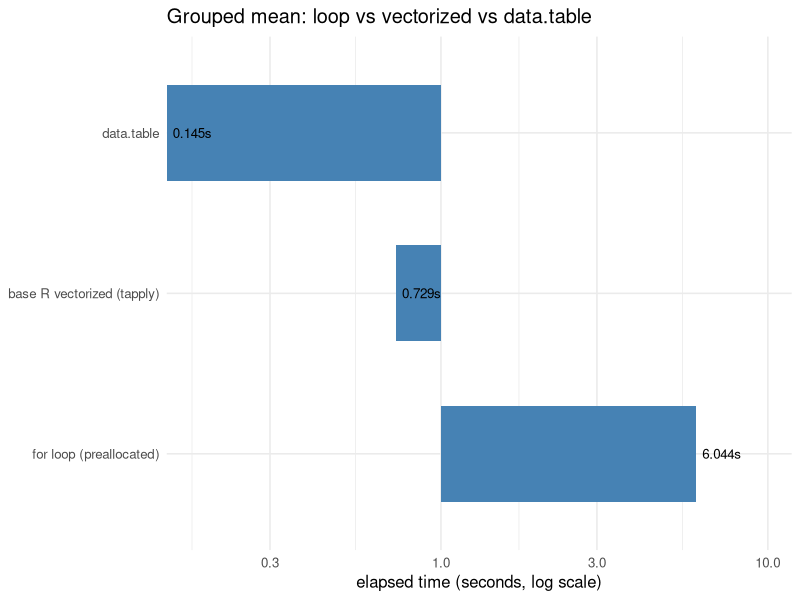

Write the R code that produced this figure.
## ---- chunk 1
.libPaths(c("C:/Users/miken/R/library-4.4", .libPaths()))
set.seed(1)

slow_sum_of_squares <- function(n) {
  s <- 0
  for (i in seq_len(n)) s <- s + i^2   # scalar work, one interpreter trip per i
  s
}

tmp <- tempfile(fileext = ".out")
Rprof(tmp, interval = 0.005)
invisible(slow_sum_of_squares(2e6))
Rprof(NULL)

prof <- summaryRprof(tmp)
head(prof$by.self, 4)
## ---- chunk 2
.libPaths(c("C:/Users/miken/R/library-4.4", .libPaths()))
suppressPackageStartupMessages(library(data.table))
set.seed(42)

n  <- 5e6                       # number of rows
ng <- 50000                     # number of groups
g  <- sample.int(ng, n, replace = TRUE)   # group id per row
x  <- rnorm(n)                  # value per row

# 1) Hand-written loop with PREALLOCATED accumulators (the right way to loop).
loop_group_means <- function(g, x, ng) {
  sums   <- numeric(ng)
  counts <- integer(ng)
  for (i in seq_along(x)) {
    gi <- g[i]
    sums[gi]   <- sums[gi] + x[i]
    counts[gi] <- counts[gi] + 1L
  }
  sums / counts
}

t_loop <- system.time(m_loop <- loop_group_means(g, x, ng))

# 2) Base R vectorized: tapply runs the grouping in compiled code.
t_vec <- system.time(m_vec <- tapply(x, g, mean))

# 3) data.table: grouped mean with the GForce fast path.
DT <- data.table(g = g, x = x)
t_dt <- system.time(m_dt <- DT[, .(m = mean(x)), by = g])

# Confirm all three agree (reorder data.table result by group id).
setorder(m_dt, g)
stopifnot(
  max(abs(m_loop - as.numeric(m_vec))) < 1e-8,
  max(abs(m_dt$m  - as.numeric(m_vec))) < 1e-8
)

timing <- data.frame(
  approach     = c("for loop (preallocated)", "base R vectorized (tapply)", "data.table"),
  elapsed_sec  = c(t_loop["elapsed"], t_vec["elapsed"], t_dt["elapsed"]),
  row.names    = NULL
)
timing$speedup_vs_loop <- round(timing$elapsed_sec[1] / timing$elapsed_sec, 1)
timing$elapsed_sec     <- round(timing$elapsed_sec, 3)
timing
## ---- chunk 3
.libPaths(c("C:/Users/miken/R/library-4.4", .libPaths()))
suppressPackageStartupMessages(library(ggplot2))

timing$approach <- factor(timing$approach, levels = timing$approach[order(-timing$elapsed_sec)])

ggplot(timing, aes(x = approach, y = elapsed_sec)) +
  geom_col(width = 0.6, fill = "steelblue") +
  geom_text(aes(label = paste0(elapsed_sec, "s")), hjust = -0.15, size = 3.4) +
  scale_y_log10(expand = expansion(mult = c(0, 0.18))) +
  coord_flip() +
  labs(x = NULL, y = "elapsed time (seconds, log scale)",
       title = "Grouped mean: loop vs vectorized vs data.table") +
  theme_minimal(base_size = 12)
## ---- chunk 4
.libPaths(c("C:/Users/miken/R/library-4.4", .libPaths()))
library(compiler)

f_interp <- function(n) { s <- 0; for (i in seq_len(n)) s <- s + sqrt(i); s }
f_comp   <- cmpfun(f_interp)

t_i <- system.time(for (r in 1:5) f_interp(1e6))["elapsed"]
t_c <- system.time(for (r in 1:5) f_comp(1e6))["elapsed"]
data.frame(version = c("interpreted (JIT off-path)", "explicitly compiled"),
           elapsed = round(c(t_i, t_c), 3), row.names = NULL)
## ---- chunk 5
.libPaths(c("C:/Users/miken/R/library-4.4", .libPaths()))
set.seed(7)
A <- matrix(rnorm(1500 * 1500), 1500, 1500)
t_mm <- system.time(B <- A %*% A)["elapsed"]
blas <- La_library()                       # path to the active BLAS, or "" for the reference build
cat("BLAS in use:", if (nzchar(blas)) blas else "reference (built-in)", "\n")
cat("1500x1500 matrix multiply elapsed (s):", round(t_mm, 3), "\n")
